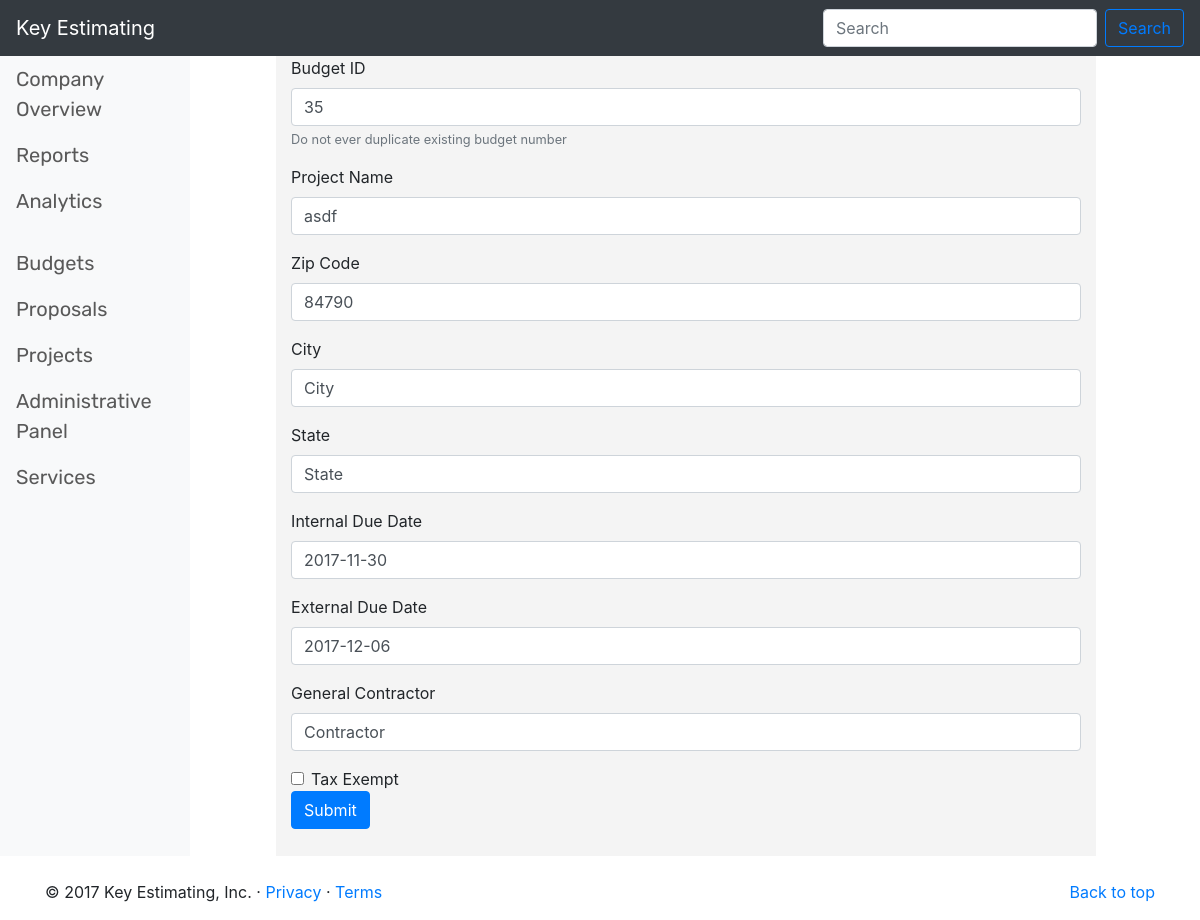
The app's page /templates/budget/edit/6 with its own data.
### WebApp/models.py (models this page shows, shortened)
class openBudgets(models.Model): #come back in and set appropriate fields to blank=false to force user to input information
    TAX_EXEMPT = '*'
    NOT_TAX_EXEMPT = ''
    IN_PROGRESS = 'In Progress'
    READY_TO_REVIEW = 'Ready For Review'
    REVIEWED = 'Reviewed'
    COMPLETE = 'Complete'
    BUDGET_STATUS_CHOICES = (
        (IN_PROGRESS, 'In Progress'),
        (READY_TO_REVIEW, 'Ready To Review'),
        (REVIEWED, 'Reviewed'),
        (COMPLETE, 'Completed'),
    )
    budget_id = models.PositiveIntegerField(unique = True)
    zip_code = models.PositiveIntegerField(unique = False)
    created = models.DateField(auto_now_add=True, editable=False)
    project_name = models.CharField(max_length = 255, unique = True)
    city = models.CharField(max_length = 35, unique = False)
    state = models.CharField(max_length = 35, unique = False)
    internal_due_date = models.DateField()
    external_due_date = models.DateField()
    estimator = models.CharField(null = True, blank = True, max_length = 50, unique = False)
    budget_amount = models.DecimalField(null = True, blank = True, max_digits = 15, decimal_places = 8)
    budget_complete = models.CharField(
        max_length = 20,
        choices = BUDGET_STATUS_CHOICES,
        default = IN_PROGRESS
    )
    tax_exempt_status = models.BooleanField()
    revised_date = models.DateField(auto_now=True, editable=False)
    general_contractor = models.CharField(max_length = 50, unique = False)
    class Meta:
        ordering = ['-budget_id']

### WebApp/views.py (the view)
# urls.py: url(r'^budget/edit/(?P<pk>\d+)$', views.budget_update, name='budget_edit'),
def budget_update(request, pk):
    budget = get_object_or_404(openBudgets, pk = pk)
    form = NewBudgetForm(request.POST or None, instance = budget)
    if form.is_valid():
        form.clean()
        form.save(commit=True)
        return redirect('budgets')
    return render(request, 'new_budget_information_page.html', {'form':form})

### WebApp/templates/new_budget_information_page.html (shortened to what this page needs)
{% extends 'base.html' %}
{% block content %}
<div class="col-lg-8" style="background-color: #F4F4F4; margin-left: 7%; ">
    <form action="" method="post"> {% csrf_token %}
        <div class="form-group">
            <label for="BudgetId">Budget ID</label>
            {{ form.budget_id }}
            <small id="budgetHelp" class="form-text text-muted">Do not ever duplicate existing budget number</small>
        </div>
        <div class="form-group">
            <label for="ProjectName">Project Name</label>
            {{ form.project_name }}
        </div>
        <div class="form-group">
            <label for="ZipCode">Zip Code</label>
            {{ form.zip_code }}
        </div>
        <div class="form-group">
            <label for="City">City</label>
            {{ form.city }}
        </div>
        <div class="form-group">
            <label for="State">State</label>
            {{ form.state }}
        </div>
        <div class="form-group">
            <label for="InternalDueDate">Internal Due Date</label>
            {{ form.internal_due_date }}
        </div>
        <div class="form-group">
            <label for="ExternalDueDate">External Due Date</label>
            {{ form.external_due_date }}
        </div>
        <div class="form-group">
            <label for="GeneralContractor">General Contractor</label>
            {{ form.general_contractor }}
        </div>
        <div class="form-check">
            <label class="form-check-label">
                {{ form.tax_exempt_status }} Tax Exempt
            </label>
        </div>
        <button type="submit" class="btn btn-primary">Submit</button>
    </form>
</div>
{% endblock %}

### records on screen
openBudgets: budget_id "35", project_name "asdf", zip_code "84790", city "City", state "State", internal_due_date "2017-11-30", external_due_date "2017-12-06", general_contractor "Contractor"
